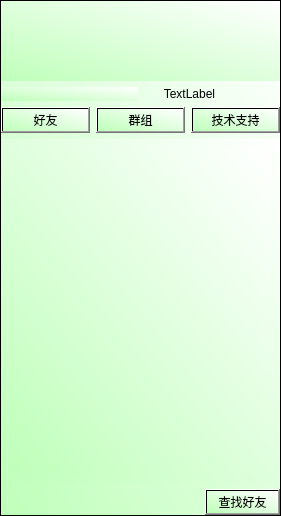
<?xml version="1.0" encoding="UTF-8"?>
<ui version="4.0">
 <class>Listwindow</class>
 <widget class="QDialog" name="Listwindow">
  <property name="geometry">
   <rect>
    <x>0</x>
    <y>0</y>
    <width>281</width>
    <height>516</height>
   </rect>
  </property>
  <property name="windowTitle">
   <string>Dialog</string>
  </property>
  <property name="styleSheet">
   <string notr="true"/>
  </property>
  <layout class="QGridLayout" name="gridLayout_5">
   <property name="leftMargin">
    <number>0</number>
   </property>
   <property name="topMargin">
    <number>0</number>
   </property>
   <property name="rightMargin">
    <number>0</number>
   </property>
   <property name="bottomMargin">
    <number>0</number>
   </property>
   <item row="0" column="0">
    <widget class="QFrame" name="frame">
     <property name="styleSheet">
      <string notr="true">background-color: qlineargradient(spread:pad, x1:0, y1:1, x2:1, y2:0, stop:0 rgba(191, 255, 186, 255), stop:1 rgba(255, 255, 255, 255));</string>
     </property>
     <property name="frameShape">
      <enum>QFrame::StyledPanel</enum>
     </property>
     <property name="frameShadow">
      <enum>QFrame::Raised</enum>
     </property>
     <layout class="QGridLayout" name="gridLayout_4">
      <property name="leftMargin">
       <number>0</number>
      </property>
      <property name="topMargin">
       <number>0</number>
      </property>
      <property name="rightMargin">
       <number>0</number>
      </property>
      <property name="bottomMargin">
       <number>0</number>
      </property>
      <item row="0" column="0">
       <layout class="QVBoxLayout" name="verticalLayout_2">
        <item>
         <widget class="QLabel" name="label">
          <property name="minimumSize">
           <size>
            <width>200</width>
            <height>80</height>
           </size>
          </property>
          <property name="styleSheet">
           <string notr="true">font: 75 18pt &quot;方正姚体&quot;;
border-image: url(:/Icon_list_head.png);
color: rgb(0, 0, 0);
</string>
          </property>
          <property name="text">
           <string/>
          </property>
         </widget>
        </item>
        <item>
         <layout class="QHBoxLayout" name="horizontalLayout_3">
          <item>
           <widget class="QFrame" name="LoggerIcon">
            <property name="styleSheet">
             <string notr="true">border-image: url(:/Icon_logger.png);</string>
            </property>
           </widget>
          </item>
          <item>
           <widget class="QLabel" name="label_jid">
            <property name="styleSheet">
             <string notr="true">font: 75 12pt &quot;方正姚体&quot;;
background:transparent;</string>
            </property>
            <property name="text">
             <string>      TextLabel</string>
            </property>
           </widget>
          </item>
         </layout>
        </item>
        <item>
         <layout class="QVBoxLayout" name="verticalLayout">
          <item>
           <layout class="QHBoxLayout" name="horizontalLayout_2">
            <item>
             <widget class="QPushButton" name="pushButton">
              <property name="styleSheet">
               <string notr="true"/>
              </property>
              <property name="text">
               <string>好友</string>
              </property>
             </widget>
            </item>
            <item>
             <widget class="QPushButton" name="pushButton_2">
              <property name="styleSheet">
               <string notr="true"/>
              </property>
              <property name="text">
               <string>群组</string>
              </property>
             </widget>
            </item>
            <item>
             <widget class="QPushButton" name="pushButton_3">
              <property name="styleSheet">
               <string notr="true"/>
              </property>
              <property name="text">
               <string>技术支持</string>
              </property>
             </widget>
            </item>
           </layout>
          </item>
          <item>
           <widget class="QStackedWidget" name="stackedWidget">
            <property name="currentIndex">
             <number>0</number>
            </property>
            <widget class="QWidget" name="friend_page">
             <layout class="QGridLayout" name="gridLayout">
              <item row="0" column="0">
               <widget class="QListWidget" name="NameList">
                <property name="contextMenuPolicy">
                 <enum>Qt::CustomContextMenu</enum>
                </property>
                <property name="styleSheet">
                 <string notr="true">border: none;
color: rgb(0, 0, 0);</string>
                </property>
               </widget>
              </item>
             </layout>
            </widget>
            <widget class="QWidget" name="group_page">
             <layout class="QGridLayout" name="gridLayout_2">
              <item row="0" column="0">
               <widget class="QTreeView" name="fr_">
                <property name="frameShadow">
                 <enum>QFrame::Raised</enum>
                </property>
               </widget>
              </item>
             </layout>
            </widget>
            <widget class="QWidget" name="mucroom_page">
             <layout class="QGridLayout" name="gridLayout_3">
              <item row="0" column="0">
               <widget class="QTreeView" name="muc_">
                <property name="frameShadow">
                 <enum>QFrame::Raised</enum>
                </property>
               </widget>
              </item>
             </layout>
            </widget>
           </widget>
          </item>
          <item>
           <layout class="QHBoxLayout" name="horizontalLayout">
            <item>
             <spacer name="horizontalSpacer">
              <property name="orientation">
               <enum>Qt::Horizontal</enum>
              </property>
              <property name="sizeHint" stdset="0">
               <size>
                <width>168</width>
                <height>20</height>
               </size>
              </property>
             </spacer>
            </item>
            <item>
             <widget class="QPushButton" name="FindBtt">
              <property name="styleSheet">
               <string notr="true">font: 75 10pt &quot;方正姚体&quot;;
color: rgb(0, 0, 0);</string>
              </property>
              <property name="text">
               <string>查找好友</string>
              </property>
             </widget>
            </item>
           </layout>
          </item>
         </layout>
        </item>
       </layout>
      </item>
     </layout>
    </widget>
   </item>
  </layout>
 </widget>
 <resources/>
 <connections/>
</ui>
